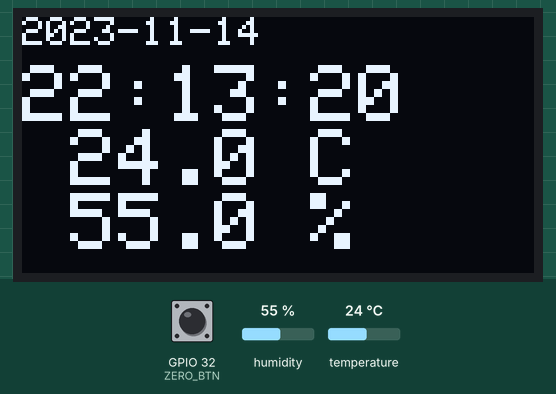
Recording of a sketch running on a simulated ESP32. Parts: 128×64 one-colour display. The inputs (shaded band) are chosen by the test bench; at power-on: GPIO 32 (ZERO_BTN) HIGH, humidity 55 %, temperature 24 °C. The local clock reads 2024-03-15 10:24:30 at power-on unless the sketch sets it; storage starts empty; EEPROM starts erased; what the sketch prints to the serial monitor is not drawn.

Above: at 1.8 s.
2.3 s: GPIO 32 (ZERO_BTN) pulled LOW for 0.15 s
At 3.8 s:
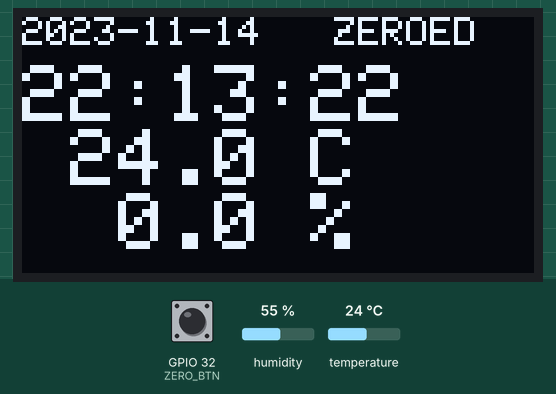
6.5 s: GPIO 32 (ZERO_BTN) pulled LOW for 1 s
At 7.8 s:
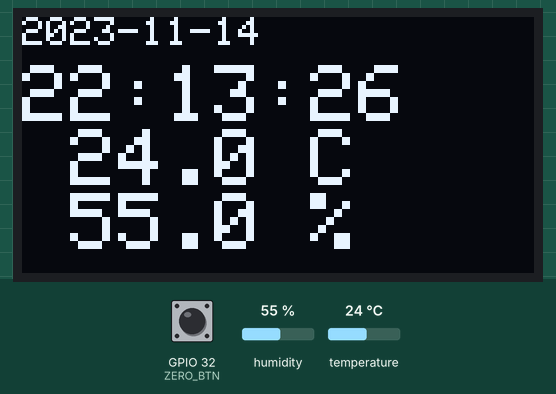
9.0 s: humidity set to 22 %
At 9.5 s:
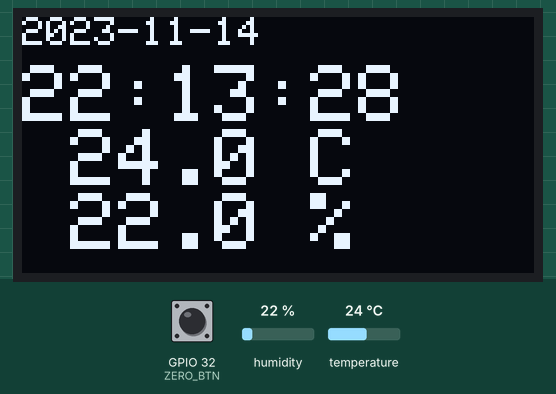
10.5 s: temperature set to 12 °C
At 13.8 s:
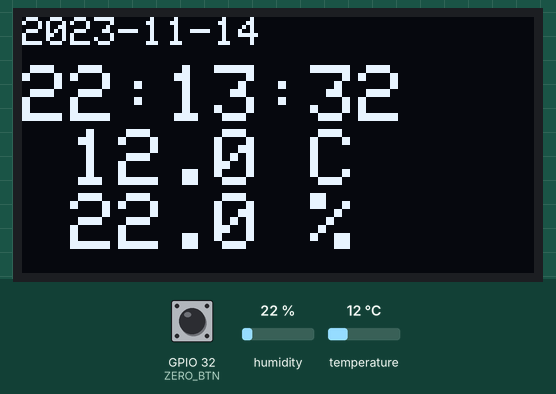
16.0 s: humidity set to 40 %
At 17.8 s:
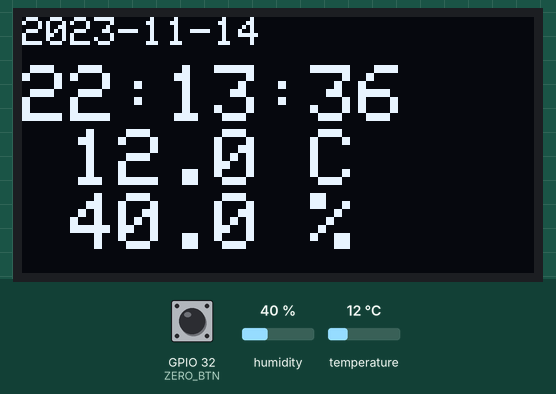
Timing chart, 0 to 19.3 s (numbered marks = the images above; inputs shaded):
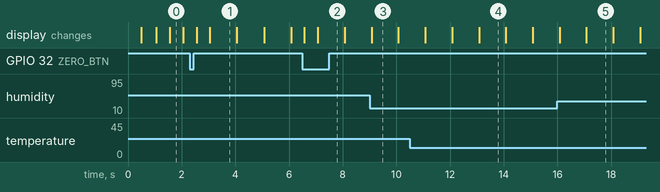

Measured:
- after the input at 2.3 s, the display: first changes after 0.25 s (image 1 shows a later state)
- after the input at 6.5 s, the display: first changes after 0.08 s (image 2 shows a later state)
- what the display in image 0 shows lasts 0.5 s, from 1.6 s to 2.1 s
- what the display in image 1 shows lasts 1.0 s, from 3.1 s to 4.1 s

The sketch:

dht_sd_logger.ino
```cpp
// =====================================================================================
// DHT11 -> SD card CSV logger for ESP32-DevKitC (Arduino framework)
// "Dummy tester" build: same SD card, DS1302 RTC and OLED as the ADXL375 logger,
// but with a cheap DHT temperature/humidity sensor instead of the accelerometer.
// Use it to prove the SD + RTC + OLED + button wiring works before the real sensor goes in.
//
// What it does:
//   1. On boot, reads the date/time from the DS1302 real-time clock.
//   2. Creates a new CSV file on the SD card.
//   3. Every 2 seconds reads temperature + humidity and writes one CSV line.
//   4. Shows the time, temperature and humidity on the OLED.
//   5. The zero button (GPIO32, e.g. KEY1) TOGGLES a humidity-only zero: first press makes the humidity
//      at that moment the new 0 %, next press goes back to raw, and so on. Temperature is never changed. The zero is NOT
//      remembered: every reset (RST button or power-up) starts again from raw humidity.
//
// Libraries (Library Manager):
//   - "Adafruit SSD1306" (pulls in Adafruit GFX + BusIO)
//   - "DHT sensor library" by Adafruit (pulls in Adafruit Unified Sensor)
//   - "Ds1302" by Rafa Couto (RTC)
//
// Each boot creates a new file named from the RTC, e.g. /20261119_093000.csv
// (falls back to /log_000.csv ... if the RTC is missing).
// Columns: date, time, temp_c, humidity_pct (humidity_pct has the zero offset removed)
//
// Setting the clock to the second: open Serial Monitor (115200, line ending "Newline"),
// type the time as  YYYY-MM-DD HH:MM:SS  and press Enter exactly as your reference clock
// reaches that second. The RTC is set and the ESP32 restarts with a new log file.
// =====================================================================================

#include <SPI.h>               // SPI bus (SD card)
#include <SD.h>                // FAT32 file system on the SD card
#include <Wire.h>              // I2C bus (OLED)
#include <Adafruit_GFX.h>      // text drawing for the OLED
#include <Adafruit_SSD1306.h>  // OLED driver
#include <DHT.h>               // DHT11 / DHT22 driver
#include <Ds1302.h>          // "Ds1302" by Rafa Couto (Library Manager)
#include <Preferences.h>       // small store in flash: remembers which build last set the RTC
#include <time.h>              // struct tm, mktime, gmtime_r
#include "esp_timer.h"         // 64-bit microsecond timer (does not wrap like micros())

// ---- Pins: for the Prechin ESP32 base board (checked against its schematic). ----
// SD card (VSPI bus)
const int SD_SCK    = 18;
const int SD_MISO   = 19;
const int SD_MOSI   = 23;
const int SD_CS     = 4;    // base board TF slot is hardwired to GPIO4
// DS1302 RTC on its own 3 pins (no longer shared with the SD card).
// 16/17 only go to the base board's servo headers and LCD socket: leave those empty.
const int RTC_CLK   = 16;   // DS1302 CLK (SCLK)
const int RTC_IO    = 17;   // DS1302 DAT (I/O)
const int RTC_CE    = 25;   // DS1302 RST (CE)
// SSD1306 OLED (I2C): wire with jumper leads, NOT the board's OLED socket (that uses SD's 18/23)
const int OLED_SDA  = 21;
const int OLED_SCL  = 22;
const uint8_t OLED_ADDR = 0x3C;  // some modules use 0x3D
// DHT data line. 27 is what the kit's own DHT11 example uses (free now the ADXL375 is gone).
// The base board's DHT11 socket (J4) already has a 10k pull-up; jumper its signal pin to GPIO27.
const int DHT_PIN   = 27;
// Zero button (humidity only) on GPIO32. GPIO32 has internal pull-up AND pull-down resistors,
// so no external resistor is needed. The sketch picks the right one from BTN_PRESSED:
//   LOW  (default): button between GPIO32 and GND, e.g. base board KEY1. Internal pull-up.
//   HIGH          : button between GPIO32 and 3V3. Internal pull-down.
const int ZERO_BTN  = 32;
const int BTN_PRESSED = LOW;
// ---- end of pins ----

// ---- Settings ----
#define DHT_TYPE DHT11                     // change to DHT22 if you swap in a DHT22 / AM2302
const uint32_t READ_INTERVAL_MS = 2000;    // DHT11 allows 1 read/s, DHT22 1 read per 2 s: 2 s suits both

// ---- Hardware objects ----
Adafruit_SSD1306 oled(128, 64, &Wire, -1);  // 128x64 OLED, no reset pin
DHT dht(DHT_PIN, DHT_TYPE);
Preferences prefs;

// ---- Logging state ----
File logFile;
char logPath[24];                // e.g. "/20261119_093000.csv"
int64_t bootEpoch, bootTimerUs;  // RTC time at boot + matching esp_timer value
uint32_t lastReadMs, rowCount;
bool oledOk;                     // false if no OLED answered at boot
float humOff = 0;                // humidity zero offset in % RH, back to 0 on every reset
float lastRawH = NAN;            // latest humidity straight from the sensor (before the offset)
float lastT = NAN, lastH = NAN;  // latest temperature and zeroed humidity, shown on the OLED
bool zeroed = false;             // toggled by each button press; false = raw humidity

// ================= DS1302 (Ds1302 library by Rafa Couto) =================
Ds1302 rtc(RTC_CE, RTC_CLK, RTC_IO);

// Wait (up to 1.1 s) for the RTC's seconds to tick over, so the next read lands right at the
// start of a second. Without this the boot time could be up to 1 s off.
void rtcWaitForTick() {
  Ds1302::DateTime d;
  rtc.getDateTime(&d);
  uint8_t s0 = d.second;
  uint32_t start = millis();
  do { rtc.getDateTime(&d); } while (d.second == s0 && millis() - start < 1100);
}

// Read date and time into t. Returns false if the clock is stopped or not connected.
bool rtcRead(struct tm &t) {
  if (rtc.isHalted()) return false;          // clock halted (new / battery lost)
  Ds1302::DateTime d;
  rtc.getDateTime(&d);
  t = {};
  t.tm_sec  = d.second;
  t.tm_min  = d.minute;
  t.tm_hour = d.hour;                        // 24 h mode (we always write 24 h)
  t.tm_mday = d.day;
  t.tm_mon  = d.month - 1;                   // struct tm months are 0-11
  t.tm_year = d.year + 100;                  // 2000-2099
  // All-0xFF / garbage (RTC not connected) fails these checks
  return t.tm_sec < 60 && t.tm_min < 60 && t.tm_hour < 24 &&
         t.tm_mday >= 1 && t.tm_mday <= 31 && t.tm_mon >= 0 && t.tm_mon < 12;
}

// Set the RTC to t and start it running.
void rtcWrite(const struct tm &t) {
  Ds1302::DateTime d = { (uint8_t)(t.tm_year - 100), (uint8_t)(t.tm_mon + 1), (uint8_t)t.tm_mday,
                         (uint8_t)t.tm_hour, (uint8_t)t.tm_min, (uint8_t)t.tm_sec, (uint8_t)(t.tm_wday + 1) };
  rtc.setDateTime(&d);
}

// The time this sketch was compiled (from the __DATE__ and __TIME__ macros), used to
// set the RTC after each new upload. It is your PC's local time, so the RTC ends up in your local time too.
struct tm compileTime() {
  struct tm t = {};
  char mon[4];
  sscanf(__DATE__, "%3s %d %d", mon, &t.tm_mday, &t.tm_year);   // e.g. "Nov 18 2026"
  sscanf(__TIME__, "%d:%d:%d", &t.tm_hour, &t.tm_min, &t.tm_sec); // e.g. "09:30:00"
  // Month name -> 0-11 by its position in this string
  t.tm_mon = (strstr("JanFebMarAprMayJunJulAugSepOctNovDec", mon) - "JanFebMarAprMayJunJulAugSepOctNovDec") / 3;
  t.tm_year -= 1900;
  mktime(&t);  // fills in tm_wday
  return t;
}

// Current time as Unix seconds = RTC time at boot + seconds since boot
time_t nowEpoch() { return (time_t)(bootEpoch + (esp_timer_get_time() - bootTimerUs) / 1000000); }

// Draw one screen:
//   line 1: date
//   line 2 (big): clock
//   line 3 (big): temperature
//   line 4 (big): humidity
//   top right: "ZEROED" while the humidity zero is on
void drawOled(float tC, float hum) {
  if (!oledOk) return;
  time_t tt = nowEpoch();
  struct tm t;
  gmtime_r(&tt, &t);
  oled.clearDisplay();
  oled.setTextSize(1);
  oled.setCursor(0, 0);
  oled.printf("%04d-%02d-%02d   %s", t.tm_year + 1900, t.tm_mon + 1, t.tm_mday,
              zeroed ? "ZEROED" : "");
  oled.setTextSize(2);
  oled.setCursor(0, 12);
  oled.printf("%02d:%02d:%02d\n", t.tm_hour, t.tm_min, t.tm_sec);
  if (isnan(tC)) oled.print("DHT ERROR\n");
  else           oled.printf("%5.1f C\n%5.1f %%", tC, hum);
  oled.display();
}

// Fatal error: show the message on Serial and the OLED, then stop forever.
void halt(const char *msg) {
  Serial.println(msg);
  if (oledOk) {
    oled.clearDisplay(); oled.setTextSize(1); oled.setCursor(0, 0);
    oled.println(msg); oled.display();
  }
  while (true) delay(1000);
}

// ================= setup(): runs once at power-on =================
// OLED first, so errors can be shown on it.
void setup() {
  Serial.begin(115200);
  delay(500);
  Serial.println("\nDHT SD logger (dummy tester)");

  pinMode(ZERO_BTN, BTN_PRESSED == LOW ? INPUT_PULLUP : INPUT_PULLDOWN);  // holds the pin at "not pressed"
  dht.begin();

  // OLED first, so later errors can be shown on it. Logging still works without it.
  Wire.begin(OLED_SDA, OLED_SCL);
  oledOk = oled.begin(SSD1306_SWITCHCAPVCC, OLED_ADDR);
  if (oledOk) { oled.setTextColor(SSD1306_WHITE); oled.clearDisplay(); oled.display(); }
  else Serial.println("WARNING: OLED not found, continuing without display.");

  // RTC pins: CE low = RTC ignores the bus
  pinMode(SD_CS, OUTPUT);  digitalWrite(SD_CS, HIGH);   // keep the SD card deselected
  rtc.init();
  struct tm now;
  rtcWaitForTick();
  bool rtcOk = rtcRead(now);
  // Is this the first boot of a new upload? Compare this build's compile stamp with the one
  // saved in flash. Plain resets (RST button, power) keep the RTC time; only a new upload sets it.
  const char *thisBuild = __DATE__ " " __TIME__;
  char lastBuild[24] = "";
  prefs.begin("rtc", false);
  prefs.getString("build", lastBuild, sizeof(lastBuild));
  bool newBuild = strcmp(lastBuild, thisBuild) != 0;
  if (!rtcOk || newBuild) {
    // New upload, new RTC or flat battery: set it to the compile time, then read it back to check
    Serial.println(newBuild ? "RTC: new upload, setting to compile time" : "RTC: not running, setting to compile time");
    rtcWrite(compileTime());
    prefs.putString("build", thisBuild);
    rtcOk = rtcRead(now);
  }
  // Remember the RTC time and the ESP32 timer at the same moment; the clock counts on from here.
  bootTimerUs = esp_timer_get_time();
  if (rtcOk) {
    bootEpoch = mktime(&now);   // ESP32 default TZ is UTC, so this is the RTC's own time as epoch
    Serial.printf("RTC: %04d-%02d-%02d %02d:%02d:%02d\n", now.tm_year + 1900, now.tm_mon + 1,
                  now.tm_mday, now.tm_hour, now.tm_min, now.tm_sec);
  } else {
    bootEpoch = 0;
    Serial.println("WARNING: RTC not found, timestamps are seconds since boot.");
  }

  // SD card on VSPI
  SPI.begin(SD_SCK, SD_MISO, SD_MOSI, -1);
  if (!SD.begin(SD_CS, SPI)) halt("ERROR: SD card mount failed. Check card (FAT32) and wiring.");

  // Pick the file name: date/time if the RTC works, otherwise the first free log_NNN.csv
  if (rtcOk) {
    snprintf(logPath, sizeof(logPath), "/%04d%02d%02d_%02d%02d%02d.csv", now.tm_year + 1900,
             now.tm_mon + 1, now.tm_mday, now.tm_hour, now.tm_min, now.tm_sec);
  } else {
    for (int i = 0; i < 1000; i++) {
      snprintf(logPath, sizeof(logPath), "/log_%03d.csv", i);
      if (!SD.exists(logPath)) break;
    }
  }
  logFile = SD.open(logPath, FILE_WRITE);
  if (!logFile) halt("ERROR: could not create log file.");
  logFile.println("date,time,temp_c,humidity_pct");  // CSV header
  logFile.flush();
  Serial.printf("Logging to %s\n", logPath);

  lastReadMs = millis() - READ_INTERVAL_MS;  // take the first reading straight away
}

// Set the RTC from a line typed in Serial Monitor: "YYYY-MM-DD HH:MM:SS".
// Write the RTC, then restart: the new boot reads the fresh time and starts a new file.
void checkSerialTimeSet() {
  static char line[24];
  static uint8_t len;
  while (Serial.available()) {
    char c = Serial.read();
    if (c != '\n' && c != '\r') { if (len < sizeof(line) - 1) line[len++] = c; continue; }
    if (len == 0) continue;               // ignore the extra \r or \n of a CR+LF line ending
    line[len] = 0;
    len = 0;
    struct tm t = {};
    if (sscanf(line, "%d-%d-%d %d:%d:%d", &t.tm_year, &t.tm_mon, &t.tm_mday,
               &t.tm_hour, &t.tm_min, &t.tm_sec) != 6 || t.tm_year < 2000 || t.tm_year > 2099 ||
        t.tm_mon < 1 || t.tm_mon > 12 || t.tm_mday < 1 || t.tm_mday > 31 ||
        t.tm_hour > 23 || t.tm_min > 59 || t.tm_sec > 59) {
      Serial.println("Time not understood. Type it as YYYY-MM-DD HH:MM:SS");
      continue;
    }
    t.tm_year -= 1900; t.tm_mon -= 1;
    mktime(&t);                           // fills in tm_wday
    logFile.close();                      // close the file cleanly before the restart
    rtcWrite(t);
    Serial.printf("RTC set to %s. Restarting...\n", line);
    delay(100);
    ESP.restart();
  }
}

// ================= loop(): check the button all the time, log every 2 s =================
void loop() {
  uint32_t ms = millis();
  checkSerialTimeSet();

  // Button: reads BTN_PRESSED while pressed; the internal pull resistor holds it at the other level. 50 ms debounce.
  static int lastBtn = !BTN_PRESSED;
  static uint32_t lastBtnMs;
  int btn = digitalRead(ZERO_BTN);
  if (btn != lastBtn && ms - lastBtnMs > 50) {
    lastBtn = btn;
    lastBtnMs = ms;
    // Each press toggles: raw -> zeroed (latest raw humidity becomes 0 %) -> raw again.
    // Temperature is left alone.
    if (btn == BTN_PRESSED && zeroed) {
      zeroed = false;
      humOff = 0;
      lastH = lastRawH;                         // show raw humidity straight away
      Serial.println("Humidity zero OFF (raw).");
    } else if (btn == BTN_PRESSED && !isnan(lastRawH)) {
      zeroed = true;
      humOff = lastRawH;
      lastH = 0;                                // show 0 % straight away
      Serial.printf("Humidity zero ON. Offset: %.1f %%\n", humOff);
    } else if (btn == BTN_PRESSED) {
      Serial.println("Zero ignored: no valid humidity reading yet.");
    }
  }

  // Redraw the OLED twice a second so the clock ticks every second (the DHT is only read every 2 s)
  static uint32_t lastDrawMs;
  if (ms - lastDrawMs >= 500) { lastDrawMs = ms; drawOled(lastT, lastH); }

  if (ms - lastReadMs < READ_INTERVAL_MS) return;  // not time for a reading yet
  lastReadMs = ms;

  float tC  = dht.readTemperature();  // deg C, NAN if the sensor did not answer
  float hum = dht.readHumidity();     // % RH, NAN if the sensor did not answer
  if (isnan(hum)) tC = NAN;           // treat a half-failed read as a failed read
  lastRawH = hum;
  hum -= humOff;                      // zeroed humidity (NAN stays NAN)

  // One CSV line: "YYYY-MM-DD,HH:MM:SS,temp,humidity" (separate date and time columns). A failed read logs "nan"
  // so you can still see the logger is running while the sensor is unplugged.
  time_t tt = nowEpoch();
  struct tm t;
  gmtime_r(&tt, &t);
  logFile.printf("%04d-%02d-%02d,%02d:%02d:%02d,%.1f,%.1f\n",
                 t.tm_year + 1900, t.tm_mon + 1, t.tm_mday, t.tm_hour, t.tm_min, t.tm_sec,
                 tC, hum);
  logFile.flush();                    // only one line every 2 s, so flush each time: a power cut loses nothing
  rowCount++;

  Serial.printf("%02d:%02d:%02d  T=%.1f C  H=%.1f %%  rows=%lu\n", t.tm_hour, t.tm_min, t.tm_sec,
                tC, hum, (unsigned long)rowCount);
  if (isnan(tC)) Serial.println("WARNING: DHT read failed. Check the data wire, 3V3/GND and the DHT_TYPE setting.");

  lastT = tC; lastH = hum;
}
```
